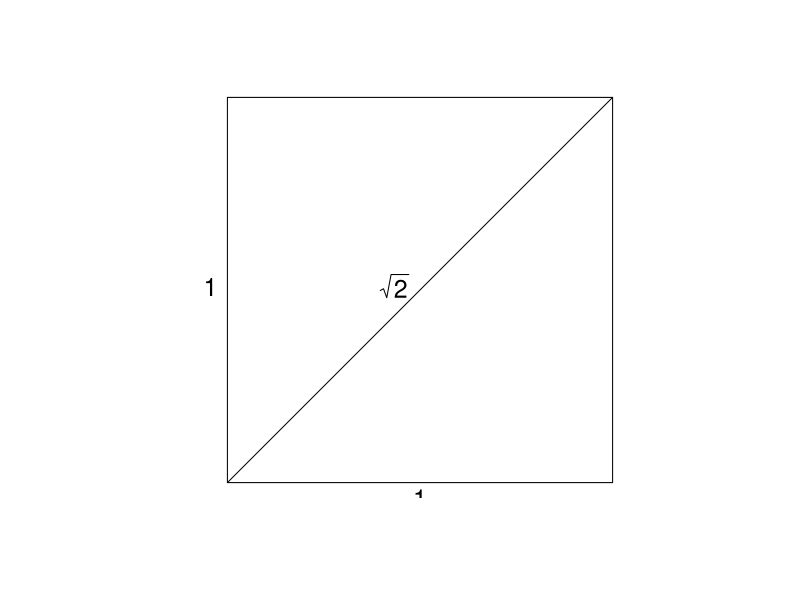

Write R code to recreate this figure.
plot(c(0,1),c(0,1), type="n",  xlab="", ylab="",asp=1,axes=F)
lines(c(0,1,1,0,0),c(0,0,1,1,0))
lines(c(0,1),c(0,1))
text(0.5,0.5,expression(sqrt(2)),pos=2,cex=1.5)
text(0,0.5,"1",pos=2,cex=1.5)
text(0.5,0,"1",pos=1,cex=1.5)